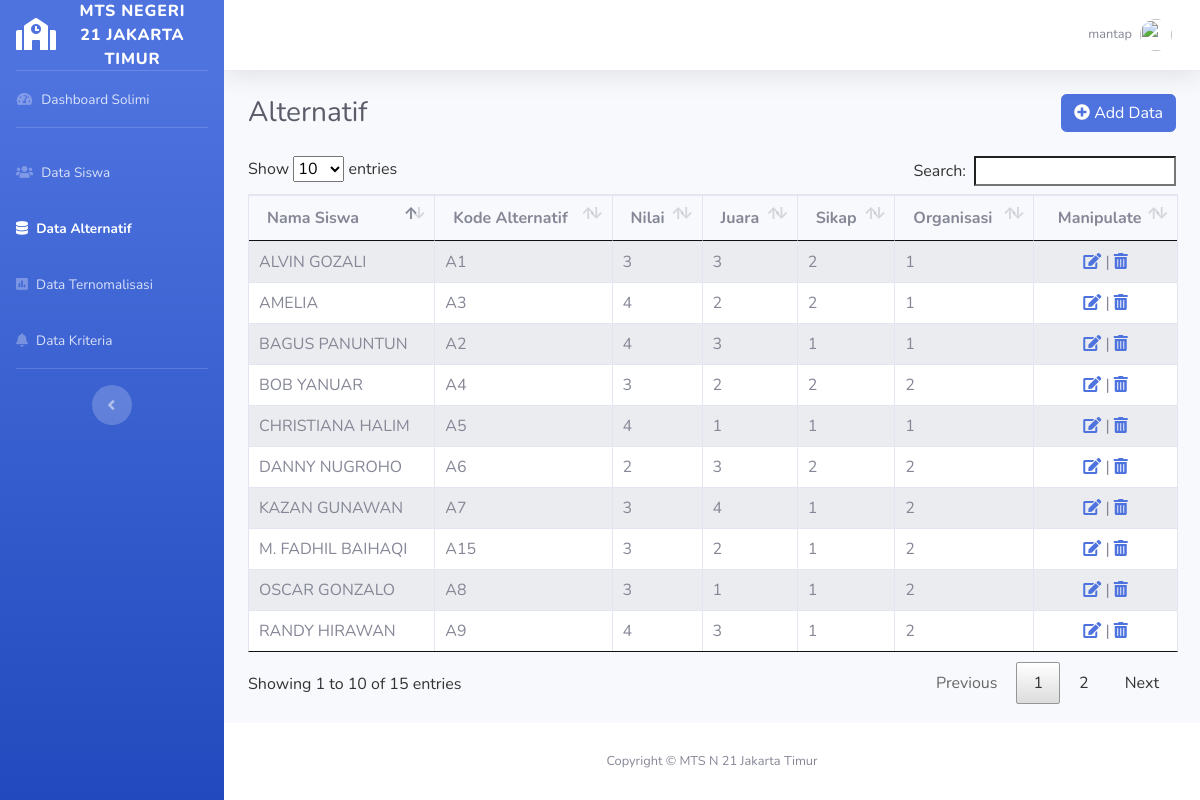
/alternatif.php (signed in), run on the app's committed database.
### tables this page shows
CREATE TABLE `alternatif` (
  `id_alternatif` int(11) NOT NULL,
  `id_siswa` int(11) DEFAULT NULL,
  `kode_alternatif` varchar(100) DEFAULT NULL,
  `nilai` int(11) DEFAULT NULL,
  `juara` int(11) DEFAULT NULL,
  `sikap` int(11) DEFAULT NULL,
  `organisasi` int(11) DEFAULT NULL
);

CREATE TABLE `siswa` (
  `id_siswa` int(11) NOT NULL,
  `nisn` int(11) DEFAULT NULL,
  `nama_siswa` varchar(100) DEFAULT NULL,
  `status` varchar(30) DEFAULT NULL,
  `nilai_siswa` decimal(5,0) DEFAULT NULL,
  `juara` varchar(100) DEFAULT NULL,
  `sikap` varchar(30) DEFAULT NULL,
  `organisasi` varchar(30) DEFAULT NULL
);

### alternatif.php (the view, shortened to what this page needs)
<?php
  include 'system/database.php';
 ?>
<!DOCTYPE html>
 <html lang="en">
<head>
  <link rel="stylesheet" type="text/css" href="css/dataTables.bootstrap4.min.css">
  <link rel="stylesheet" type="text/css" href="css/jquery.dataTables.css">
  <link href="vendor/fontawesome-free/css/all.min.css" rel="stylesheet" type="text/css">
  <link href="css/sb-admin-2.min.css" rel="stylesheet">
</head>
<body id="page-top">
  <div id="wrapper">
    <ul class="navbar-nav bg-gradient-primary sidebar sidebar-dark accordion" id="accordionSidebar">
      <a class="sidebar-brand d-flex align-items-center justify-content-center" href="index.html">
        <div class="sidebar-brand-icon">
          <i class="fas fa-school" style="color:#ffffff"></i>
        </div>
        <div class="sidebar-brand-text mx-3">MTS Negeri 21 Jakarta Timur</div>
      </a>
      <hr class="sidebar-divider my-0">
      <li class="nav-item">
        <a class="nav-link" href="dashboard.php">
          <i class="fas fa-fw fa-tachometer-alt"></i>
          <span>Dashboard Solimi</span></a>
      </li>
      <hr class="sidebar-divider">
      <li class="nav-item">
        <a class="nav-link" href="siswa.php">
          <i class="fas fa-users"></i>
          <span>Data Siswa</span></a>
      </li>
      <li class="nav-item active">
        <a class="nav-link" href="alternatif.php">
          <i class="fas fa-database"></i>
          <span>Data Alternatif</span></a>
      </li>
      <li class="nav-item">
        <a class="nav-link" href="hasil.php">
          <i class="fas fa-poll"></i>
          <span>Data Ternomalisasi</span></a>
      </li>
      <li class="nav-item">
        <a class="nav-link" href="kriteria.php">
          <i class="fas fa-bell"></i>
          <span>Data Kriteria</span></a>
      </li>
      <hr class="sidebar-divider d-none d-md-block">
      <div class="text-center d-none d-md-inline">
        <button class="rounded-circle border-0" id="sidebarToggle"></button>
      </div>
    </ul>
    <div id="content-wrapper" class="d-flex flex-column">
      <div id="content">
        <nav class="navbar navbar-expand navbar-light bg-white topbar mb-4 static-top shadow">
          <ul class="navbar-nav ml-auto">
            <li class="nav-item dropdown no-arrow">
              <a class="nav-link dropdown-toggle" href="#" id="userDropdown" role="button" data-toggle="dropdown" aria-haspopup="true" aria-expanded="false">
                <span class="mr-2 d-none d-lg-inline text-gray-600 small"><?php echo $_SESSION['username']; ?></span>
                <img class="img-profile rounded-circle" src="img/profile-admin.jpg">
              </a>
            </li>
          </ul>
        </nav>
        <div class="container-fluid">
          <div class="d-sm-flex align-items-center justify-content-between mb-4">
            <h1 class="h3 mb-0 text-gray-800">Alternatif</h1>
            <a href="" class="btn btn-primary" data-toggle="modal" data-target="#modal-tambah"><i class="fas fa-plus-circle"></i> Add Data</a>
          </div>
          <div class="row">
            <div class="col-md-12">
              <table id="myTable" class="table table-bordered table-striped table">
                <thead>
                  <tr>
                    <th>Nama Siswa</th>
                    <th>Kode Alternatif</th>
                    <th>Nilai</th>
                    <th>Juara</th>
                    <th>Sikap</th>
                    <th>Organisasi</th>
                    <th class="text-center">Manipulate</th>
                  </tr>
                </thead>
                <tbody>
                  <?php
                    $query = mysqli_query($connection, "SELECT a.id_alternatif, a.id_siswa, s.nama_siswa, a.kode_alternatif, a.nilai, a.juara, a.sikap, a.organisasi, s.nisn FROM alternatif a JOIN siswa s ON a.id_siswa = s.id_siswa");
                    while ($ssiswa = mysqli_fetch_array($query)) {
                   ?>
                  <tr >
                    <td><?php echo $ssiswa['nama_siswa'] ?></td>
                    <td><?php echo $ssiswa['kode_alternatif'] ?></td>
                    <td><?php echo $ssiswa['nilai'] ?></td>
                    <td><?php echo $ssiswa['juara'] ?></td>
                    <td><?php echo $ssiswa['sikap'] ?></td>
                    <td><?php echo $ssiswa['organisasi'] ?></td>
                    <td class="text-center font color=black"><a href="alternatif.php?id_siswa=<?php echo  $ssiswa['id_siswa'] ?>" data-toggle="modal" data-target="#modal-edit<?php echo $ssiswa['id_siswa'] ?>"><i class='fas fa-edit'></i></a> | <a href="hapus_alternatif.php?id_alternatif=<?php echo $ssiswa['id_alternatif'] ?>"><i class='fas fa-trash-alt'></i></a></td>
                  </tr>
                  <?php
                    }
                   ?>
                </tbody>
              </table>
            </div>
          </div>
        </div>
      </div>
      <footer class="sticky-footer bg-white">
        <div class="container my-auto">
          <div class="copyright text-center my-auto">
            <span>Copyright &copy; MTS N 21 Jakarta Timur</span>
          </div>
        </div>
      </footer>
    </div>
  </div>
</body>
</html>

### data on the page
alternatif: id_siswa.nama_siswa "ALVIN GOZALI", kode_alternatif "A1", nilai "3", juara "3", sikap "2", organisasi "1"
alternatif: id_siswa.nama_siswa "BAGUS PANUNTUN", kode_alternatif "A2", nilai "4", juara "3", sikap "1", organisasi "1"
alternatif: id_siswa.nama_siswa "AMELIA", kode_alternatif "A3", nilai "4", juara "2", sikap "2", organisasi "1"
alternatif: id_siswa.nama_siswa "BOB YANUAR", kode_alternatif "A4", nilai "3", juara "2", sikap "2", organisasi "2"
alternatif: id_siswa.nama_siswa "CHRISTIANA HALIM", kode_alternatif "A5", nilai "4", juara "1", sikap "1", organisasi "1"
alternatif: id_siswa.nama_siswa "DANNY NUGROHO", kode_alternatif "A6", nilai "2", juara "3", sikap "2", organisasi "2"
alternatif: id_siswa.nama_siswa "KAZAN GUNAWAN", kode_alternatif "A7", nilai "3", juara "4", sikap "1", organisasi "2"
alternatif: id_siswa.nama_siswa "OSCAR GONZALO", kode_alternatif "A8", nilai "3", juara "1", sikap "1", organisasi "2"
alternatif: id_siswa.nama_siswa "RANDY HIRAWAN", kode_alternatif "A9", nilai "4", juara "3", sikap "1", organisasi "2"
alternatif: id_siswa.nama_siswa "M. FADHIL BAIHAQI", kode_alternatif "A15", nilai "3", juara "2", sikap "1", organisasi "2"

### other printed values
$_SESSION['username'] "mantap"
